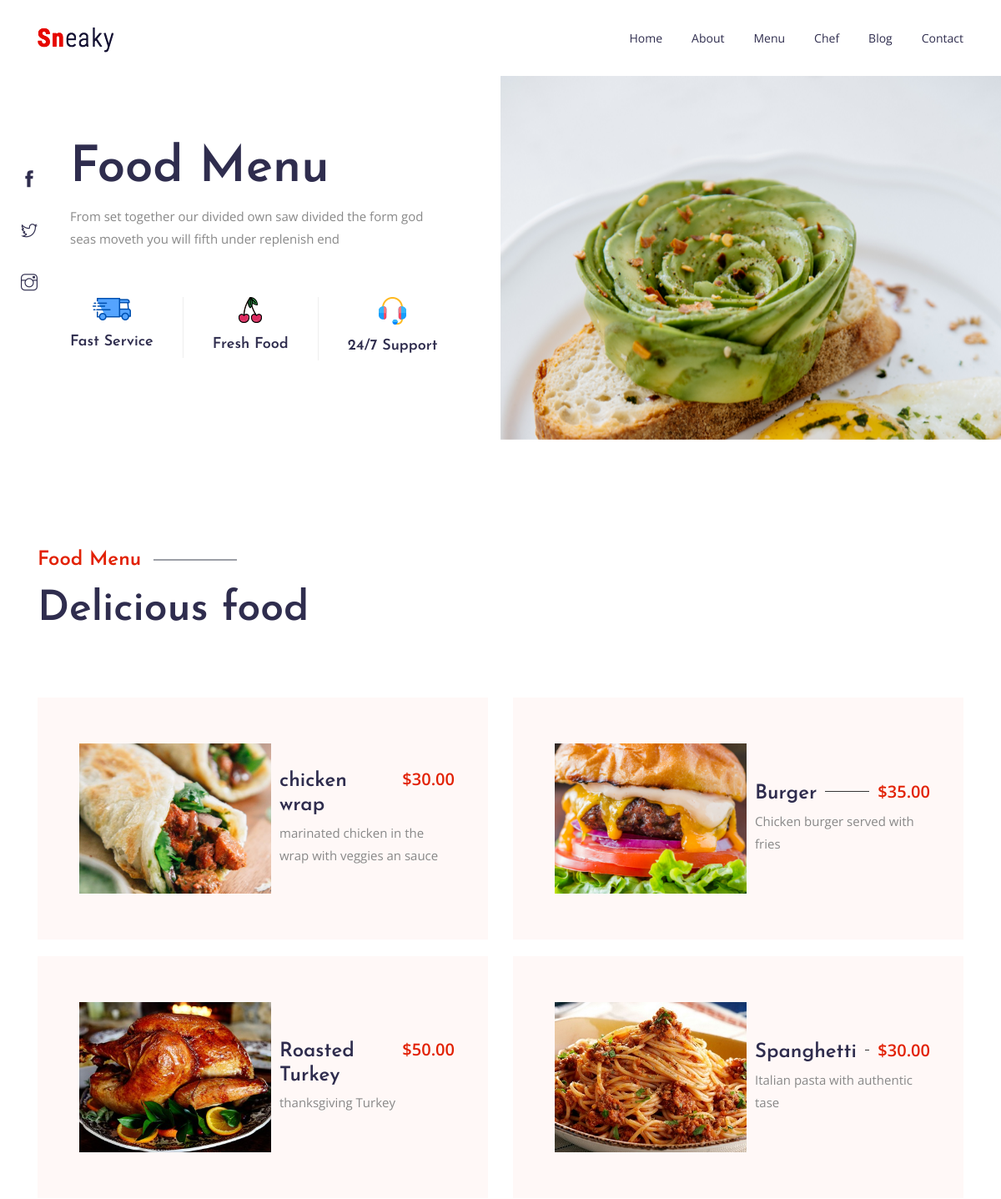
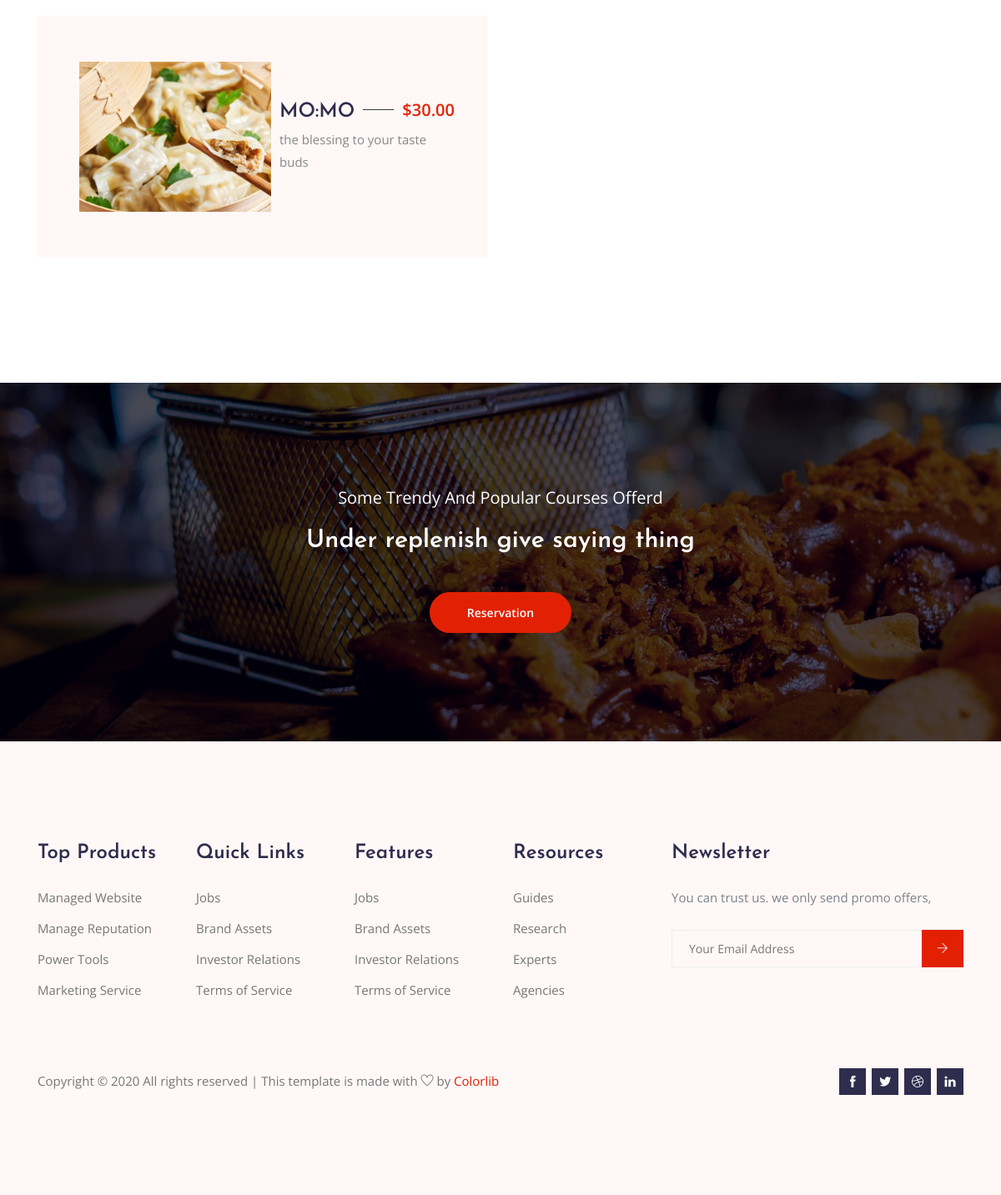
The app's page /menu/ with its own data (2 pictures, top to bottom).
### menu/models.py (models this page shows, shortened)
class Menu(models.Model):
    name = models.CharField(max_length=50)
    description = models.TextField(max_length=500)
    price = models.DecimalField(max_digits=5 , decimal_places=2)
    image = models.ImageField(upload_to='menu/')
    class Meta:
        verbose_name = 'menu'
        verbose_name_plural = 'menus'

### menu/views.py (the view)
# urls.py: path('',views.menu_list, name='menu_list'),
def menu_list(request):
    menu = Menu.objects.all()
    context ={
        'menu' : menu,
    }
    return render(request, 'Menu/menu.html', context)

### menu/templates/Menu/menu.html (shortened to what this page needs)
{% extends 'base.html' %}
{% load static %}
{% block body %}
  <section class="hero-banner hero-banner-sm">
    <div class="hero-wrapper">
      <div class="hero-left">
        <h1 class="hero-title">Food Menu</h1>
        <p>From  set together our divided own saw divided the form god <br class="d-none d-xl-block"> seas moveth you will fifth under replenish end</p>
        <ul class="hero-info d-none d-lg-block">
          <li>
            <img src="{% static 'site_static/img/banner/fas-service-icon.png' %}" alt="">
            <h4>Fast Service</h4>
          </li>
          <li>
            <img src="{% static 'site_static/img/banner/fresh-food-icon.png' %}" alt="">
            <h4>Fresh Food</h4>
          </li>
          <li>
            <img src="{% static 'site_static/img/banner/support-icon.png' %}" alt="">
            <h4>24/7 Support</h4>
          </li>
        </ul>
      </div>
      <div class="hero-right">
        <div class="owl-carousel owl-theme w-100 hero-carousel">
          <div class="hero-carousel-item">
            <img class="img-fluid" src="{% static 'site_static/img/banner/hero-banner-sm.png' %}" alt="">
          </div>
        </div>
      </div>
      <ul class="social-icons d-none d-lg-block">
        <li><a href="#"><i class="ti-facebook"></i></a></li>
        <li><a href="#"><i class="ti-twitter"></i></a></li>
        <li><a href="#"><i class="ti-instagram"></i></a></li>
      </ul>
    </div>
  </section>
  <section class="section-margin">
    <div class="container">
      <div class="section-intro mb-75px">
        <h4 class="intro-title">Food Menu</h4>
        <h2>Delicious food</h2>
      </div>
      <div class="row">
          {% for menu in menu %}
        <div class="col-lg-6">
          <div class="media align-items-center food-card">
            <img class="image" src="{{menu.image.url}}" alt="">
            <div class="media-body">
              <div class="d-flex justify-content-between food-card-title">
                <h4>{{menu.name}}</h4>
                <h3 class="price-tag">${{menu.price}}</h3>
              </div>
              <p>{{menu.description}}</p>
            </div>
          </div>
        </div>
          {% endfor %}
      </div>
    </div>
  </section>
  <section class="cta-area text-center">
    <div class="container">
      <p>Some Trendy And Popular Courses Offerd</p>
      <h2>Under replenish give saying thing</h2>
      <a class="button" href="{% url 'contact:send_email'%}">Reservation</a>
    </div>
  </section>
  {% endblock body %}

### records on screen
Menu: image (picture), name "chicken wrap", price "30.00", description "marinated chicken in the wrap with veggies an sauce"
Menu: image (picture), name "Burger", price "35.00", description "Chicken burger served with fries"
Menu: image (picture), name "Roasted Turkey", price "50.00", description "thanksgiving Turkey"
Menu: image (picture), name "Spanghetti", price "30.00", description "Italian pasta with authentic tase"
Menu: image (picture), name "MO:MO", price "30.00", description "the blessing to your taste buds"
